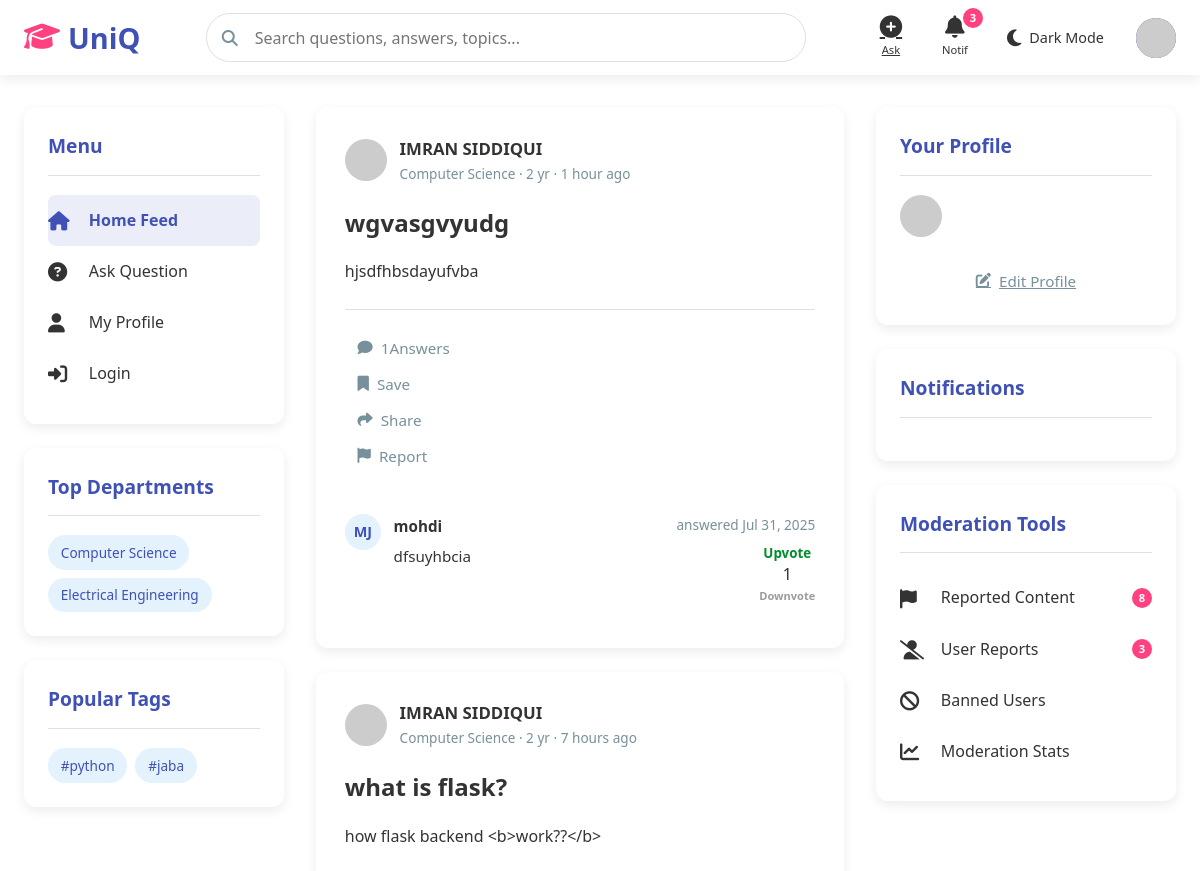
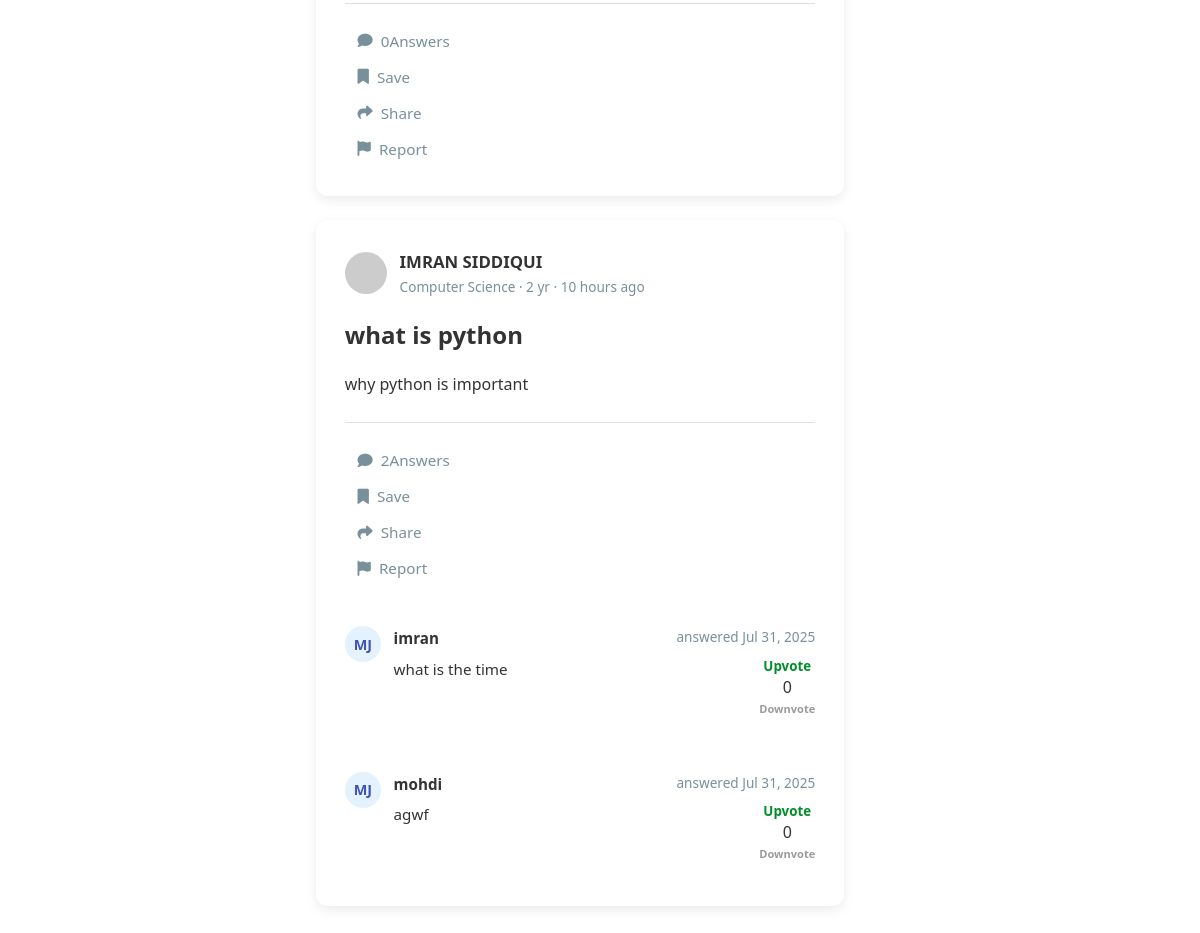
The page / on the database its author committed (2 pictures, top to bottom).
### app.py (models this page shows)
class Question(db.Model):
    id = db.Column(db.Integer, primary_key=True)
    title = db.Column(db.String(200), nullable=False)
    description = db.Column(db.Text, nullable=False)
    tags = db.Column(db.String(200), nullable=True)
    user_id = db.Column(db.Integer, db.ForeignKey('user.id'), nullable=False)
    created_at = db.Column(db.DateTime, default=datetime.utcnow)
    department = db.Column(db.String(50), nullable=True)
    subject = db.Column(db.String(50), nullable=True)
    image = db.Column(db.String(200), nullable=True)
    answers = db.relationship('Answer', backref='question', lazy=True)

class User(db.Model):
    id = db.Column(db.Integer, primary_key=True)#use
    first_name=db.Column(db.String(90),unique=False, nullable=False)
    last_name=db.Column(db.String(90),unique=False, nullable=False)
    full_name=db.Column(db.String(90),unique=True, nullable=True)#use
    username = db.Column(db.String(80), unique=True, nullable=False)#use
    email = db.Column(db.String(120), unique=True, nullable=False)#use
    c_id = db.Column(db.String(200), nullable=False)#use
    password = db.Column(db.String(200), nullable=False)#use
    role = db.Column(db.String(20), default='student')#use
    department = db.Column(db.String(50), nullable=True)#use
    year = db.Column(db.String(90), nullable=True)#use
    questions = db.relationship('Question', backref='author', lazy=True)
    bio = db.Column(db.Text, nullable=True)#use
    interest= db.Column(db.String(200), nullable=True)
    skiils=db.Column(db.String(200), nullable=True)
    location=db.Column(db.String(200), nullable=True)
    created_at = db.Column(db.DateTime, default=datetime.utcnow)
    questions = db.relationship('Question', backref='author', lazy=True)
    answers = db.relationship('Answer', backref='author', lazy=True)
    image = db.Column(db.String(300), nullable=True)
    otp=db.Column(db.Integer)#use
    achievement=db.Column(db.String(200), nullable=True)
    course=db.Column(db.String(200), nullable=True)
    voted_on = db.relationship(
        'Answer',
        secondary=votes_association,
        back_populates='voters'
    )

class Answer(db.Model):
    id = db.Column(db.Integer, primary_key=True)
    content = db.Column(db.Text, nullable=False)
    user_id = db.Column(db.Integer, db.ForeignKey('user.id'), nullable=False)
    question_id = db.Column(db.Integer, db.ForeignKey('question.id'), nullable=False)
    created_at = db.Column(db.DateTime, default=datetime.utcnow)
    voters = db.relationship(
        'User',
        secondary=votes_association,
        back_populates='voted_on'
    )
    @property
    def score(self):
        total_upvotes = db.session.query(votes_association).filter_by(answer_id=self.id, vote_type='upvote').count()
        total_downvotes = db.session.query(votes_association).filter_by(answer_id=self.id, vote_type='downvote').count()
        return total_upvotes - total_downvotes

### app.py (the view)
@app.route('/')
def home():
    question = Question.query.order_by(desc(Question.created_at)).all()
    question_list = Question.query.order_by(desc(Question.created_at)).all()
    all_tags = []
    for q in question_list:
        if q.tags:
            tags = [tag.strip() for tag in q.tags.split(',') if tag.strip()]
            all_tags.extend(tags)
    tag_counter = Counter(all_tags)
    top_tags = [tag for tag, count in tag_counter.most_common(10)]
    departments = db.session.query(Question.department).distinct().all()
    department_tags = [dept[0] for dept in departments if dept[0]]
    return render_template('home.html',questions=question,top_tags=top_tags,
                               department_tags=department_tags,
                               )

### app.py (called while the page is built)
@app.template_filter('time_ago')
def time_ago(date):
    now = datetime.utcnow()
    diff = now - date
    periods = [
        ('year', 60*60*24*365),
        ('month', 60*60*24*30),
        ('day', 60*60*24),
        ('hour', 60*60),
        ('minute', 60),
        ('second', 1)
    ]
    for period, seconds in periods:
        value = diff.total_seconds() / seconds
        if value >= 1:
            value = int(value)
            return f"{value} {period}{'s' if value != 1 else ''} ago"
    return "just now"

### templates/home.html (shortened to what this page needs)
<!DOCTYPE html>
<html lang="en">
<head>
    <link rel="stylesheet" href="https://cdnjs.cloudflare.com/ajax/libs/font-awesome/6.4.0/css/all.min.css">
    <link rel="stylesheet" href="{{url_for ('static',filename='css/styles.css')}}">
</head>
<body>
    <header>
        <div class="header-container">
            <a href="{{url_for('login')}}" class="logo">
                <i class="fas fa-graduation-cap"></i>
                <span>UniQ</span>
            </a>
            <div class="search-container">
                <i class="fas fa-search search-icon"></i>
                <input type="text" class="search-bar" placeholder="Search questions, answers, topics...">
            </div>
            <div class="nav-icons">
                <a href="{{url_for('login')}}" class="nav-icon" id="ask-btn">
                    <i class="fas fa-plus-circle"></i>
                    <span>Ask</span>
                </a>
                <div class="nav-icon" id="notifications-btn">
                    <i class="fas fa-bell"></i>
                    <span>Notif</span>
                    <div class="notification-badge">3</div>
                </div>
                <div class="theme-toggle" id="theme-toggle">
                    <i class="fas fa-moon toggle-icon" id="theme-icon"></i>
                    <span class="toggle-text">Dark Mode</span>
                </div>
                <a href="{{url_for('login')}}" class="user-avatar" id="profile-btn">
  <img src="https://api.dicebear.com/6.x/avataaars/svg?seed=default" alt="Avatar">
                </a>
            </div>
        </div>
    </header>
    <div class="main-container">
        <div class="sidebar">
            <div class="sidebar-card">
                <h3 class="sidebar-title">Menu</h3>
                <a href="{{ url_for('login') }}" class="menu-item active-menu">
                    <i class="fas fa-home"></i>
                    <span>Home Feed</span>
                </a>
                <a href="{{url_for('login')}}" class="menu-item">
                    <i class="fas fa-question-circle"></i>
                    <span>Ask Question</span>
                </a>
                <a href="{{url_for('login')}}" class="menu-item">
                    <i class="fas fa-user"></i>
                    <span>My Profile</span>
                </a>
                <a href="{{url_for('login')}}" class="menu-item">
                    <i class="fas fa-sign-in-alt"></i>
                    <span>Login</span>
                </a>
            </div>
            <div class="sidebar-card">
                <h3 class="sidebar-title">Top Departments</h3>
<div class="tag-list">
    {% for dept in department_tags %}
    <div class="tag">{{ dept }}</div>
    {% endfor %}
</div>
            </div>
            <div class="sidebar-card">
                <h3 class="sidebar-title">Popular Tags</h3>
<div class="tag-list">
    {% for tag in top_tags %}
    <div class="tag">#{{ tag }}</div>
    {% endfor %}
</div>
            </div>
        </div>
        <div class="main-content">
{% for question in questions %}
            <div class="content-card slide-in">
                <div class="card-header">
                    <div class="user-info">
                        {% if question.author.image %}
  <img src="{{ url_for('static', filename='uploads/' + question.author.image) }}" alt="Avatar">
{% else %}
  <img src="https://api.dicebear.com/6.x/avataaars/svg?seed={{ question.author.username }}" alt="Default Avatar">
{% endif %}
                        <div class="user-details">
                            <div class="user-name">{{ question.author.full_name }}</div>
                            <div class="user-meta">{{question.author.department}} · {{question.author.year}} yr · {{ question.created_at|time_ago }}</div>
                        </div>
                    </div>
                </div>
                <h2 class="question-title">{{ question.title }}</h2>
                <div class="question-content">
                    {{ question.description|truncate(200) }}
                </div>
                <div class="question-footer">
                    <div class="action-buttons">
                        <button class="action-button">
                            <i class="fas fa-comment"></i>
                            <span>{{question.answers|length}}Answers</span>
                        </button>
                        <button class="action-button">
                            <i class="fas fa-bookmark"></i>
                            <span>Save</span>
                        </button>
                        <button class="action-button">
                            <i class="fas fa-share"></i>
                            <span>Share</span>
                        </button>
                        <button class="action-button">
                            <i class="fas fa-flag"></i>
                            <span>Report</span>
                        </button>
                    </div>
                </div>
                 {% for answer in question.answers %}
                <div class="comments-section">
                    <div class="comment">
                        <div class="comment-avatar">MJ</div>
                        <div class="comment-content">
                            <div class="comment-header">
                                <div class="comment-author">{{ answer.author.username }}</div>
                                <div class="comment-time">answered {{ answer.created_at.strftime('%b %d, %Y') }}
                                </div>
                            </div>
<div style="display: flex; flex-direction: column; align-items: center; float: right; margin-left: 10px;">
  <button
    class="upvote-btn"
    style="border: none; background: none; color: rgb(0, 142, 43); cursor: pointer;">
<h4> Upvote</h4>
</button>
<span class="vote-score" id="score-{{ answer.id }}">{{ answer.score }}</span>
<button
    class="downvote-btn"
    style="border: none; background: none; color: rgb(157, 154, 154); cursor: pointer;">
    <h5>Downvote</h5>
</button>
</div>
                            <div class="comment-text">
                              {{ answer.content }}
                            </div>
                        </div>
                    </div>
                </div>
                {% endfor %}
            </div>
             {% endfor %}
        </div>
        <div class="right-sidebar">
            <div class="sidebar-card">
                <h3 class="sidebar-title">Your Profile</h3>
                <div class="user-info" style="margin-bottom: 1.5rem;">
  <img src="https://api.dicebear.com/6.x/avataaars/svg?seed=default" alt="Avatar">
                </div>
                <a href="{{url_for('login')}}" class="action-button" style="width: 100%; justify-content: center;">
                    <i class="fas fa-edit"></i>
                    <span>Edit Profile</span>
                </a>
            </div>
            <div class="sidebar-card">
                <h3 class="sidebar-title">Notifications</h3>
            </div>
            <div class="sidebar-card">
                <h3 class="sidebar-title">Moderation Tools</h3>
                <a href="#" class="menu-item">
                    <i class="fas fa-flag"></i>
                    <span>Reported Content</span>
                    <div class="notification-badge" style="position: static; margin-left: auto;">8</div>
                </a>
                <a href="#" class="menu-item">
                    <i class="fas fa-user-slash"></i>
                    <span>User Reports</span>
                    <div class="notification-badge" style="position: static; margin-left: auto;">3</div>
                </a>
                <a href="#" class="menu-item">
                    <i class="fas fa-ban"></i>
                    <span>Banned Users</span>
                </a>
                <a href="#" class="menu-item">
                    <i class="fas fa-chart-line"></i>
                    <span>Moderation Stats</span>
                </a>
            </div>
        </div>
    </div>
</body>
</html>

### rows shown on the page
Question: author.full_name "IMRAN SIDDIQUI", author.department "Computer Science", author.year "2", created_at "1 hour ago", title "wgvasgvyudg", description "hjsdfhbsdayufvba", answers|length "1"
Answer: author.username "mohdi", created_at "Jul 31, 2025", score "1", content "dfsuyhbcia"
Question: author.full_name "IMRAN SIDDIQUI", author.department "Computer Science", author.year "2", created_at "7 hours ago", title "what is flask?", description "how flask backend <b>work??</b>", answers|length "0"
Question: author.full_name "IMRAN SIDDIQUI", author.department "Computer Science", author.year "2", created_at "10 hours ago", title "what is python", description "why python is important", answers|length "2"
Answer: author.username "imran", created_at "Jul 31, 2025", score "0", content "what is the time"
Answer: author.username "mohdi", created_at "Jul 31, 2025", score "0", content "agwf"

### other values the page prints
{{ dept }} "Computer Science" "Electrical Engineering"
{{ tag }} "python" "jaba"
